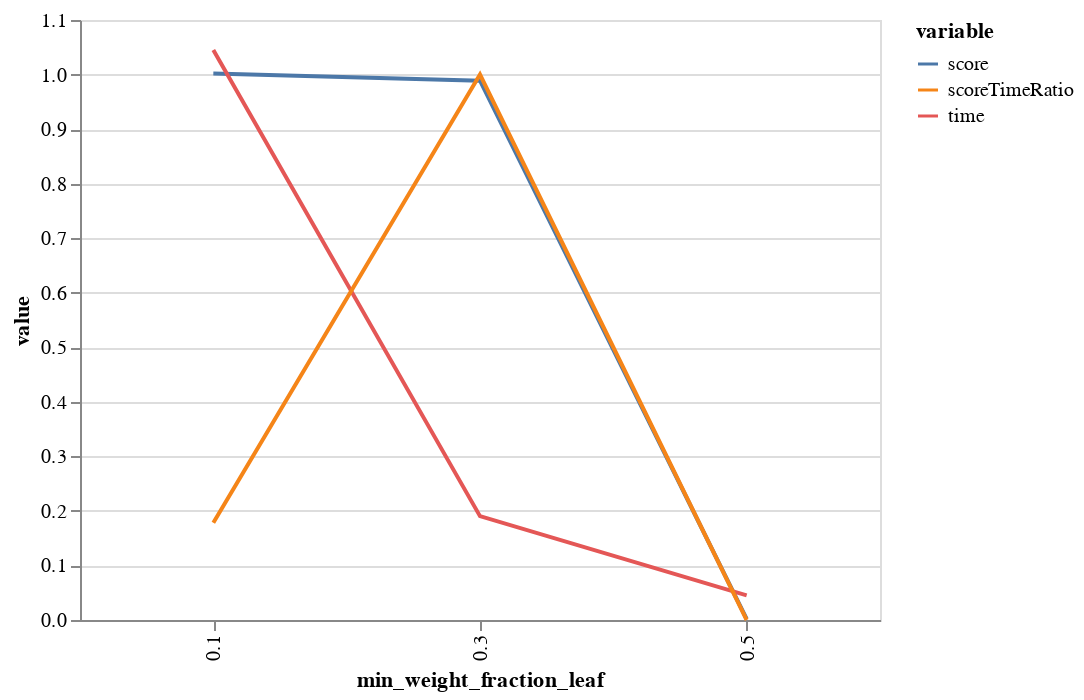

This figure's notebook cell:
### Code cell
min_weight_fraction_leaf = bgs.compareValsBaseCase(X, 
                    y, 
                    getForestAccuracy,        
                    rfArgs, 
                    roc_auc_score, 
                    "min_weight_fraction_leaf", 
                    1, 
                    0.1, 
                    0.5)

bgs.showTimeScoreChartAndGraph(min_weight_fraction_leaf)

### Figure 1 — Vega-Lite specification as saved in the notebook (floating-point values rounded to 4 significant figures)
{"$schema": "https://vega.github.io/schema/vega-lite/v2.4.3.json", "config": {"view": {"height": 300, "width": 400}}, "data": {"values": [{"min_weight_fraction_leaf": 0.1, "value": 1.002, "variable": "score"}, {"min_weight_fraction_leaf": 0.5, "value": 0.00183, "variable": "score"}, {"min_weight_fraction_leaf": 0.3, "value": 0.9888, "variable": "score"}, {"min_weight_fraction_leaf": 0.1, "value": 1.045, "variable": "time"}, {"min_weight_fraction_leaf": 0.5, "value": 0.04512, "variable": "time"}, {"min_weight_fraction_leaf": 0.3, "value": 0.1904, "variable": "time"}, {"min_weight_fraction_leaf": 0.1, "value": 0.1781, "variable": "scoreTimeRatio"}, {"min_weight_fraction_leaf": 0.5, "value": 0, "variable": "scoreTimeRatio"}, {"min_weight_fraction_leaf": 0.3, "value": 1, "variable": "scoreTimeRatio"}]}, "encoding": {"color": {"field": "variable", "type": "nominal"}, "x": {"field": "min_weight_fraction_leaf", "type": "ordinal"}, "y": {"field": "value", "type": "quantitative"}}, "mark": "line", "width": 400}
